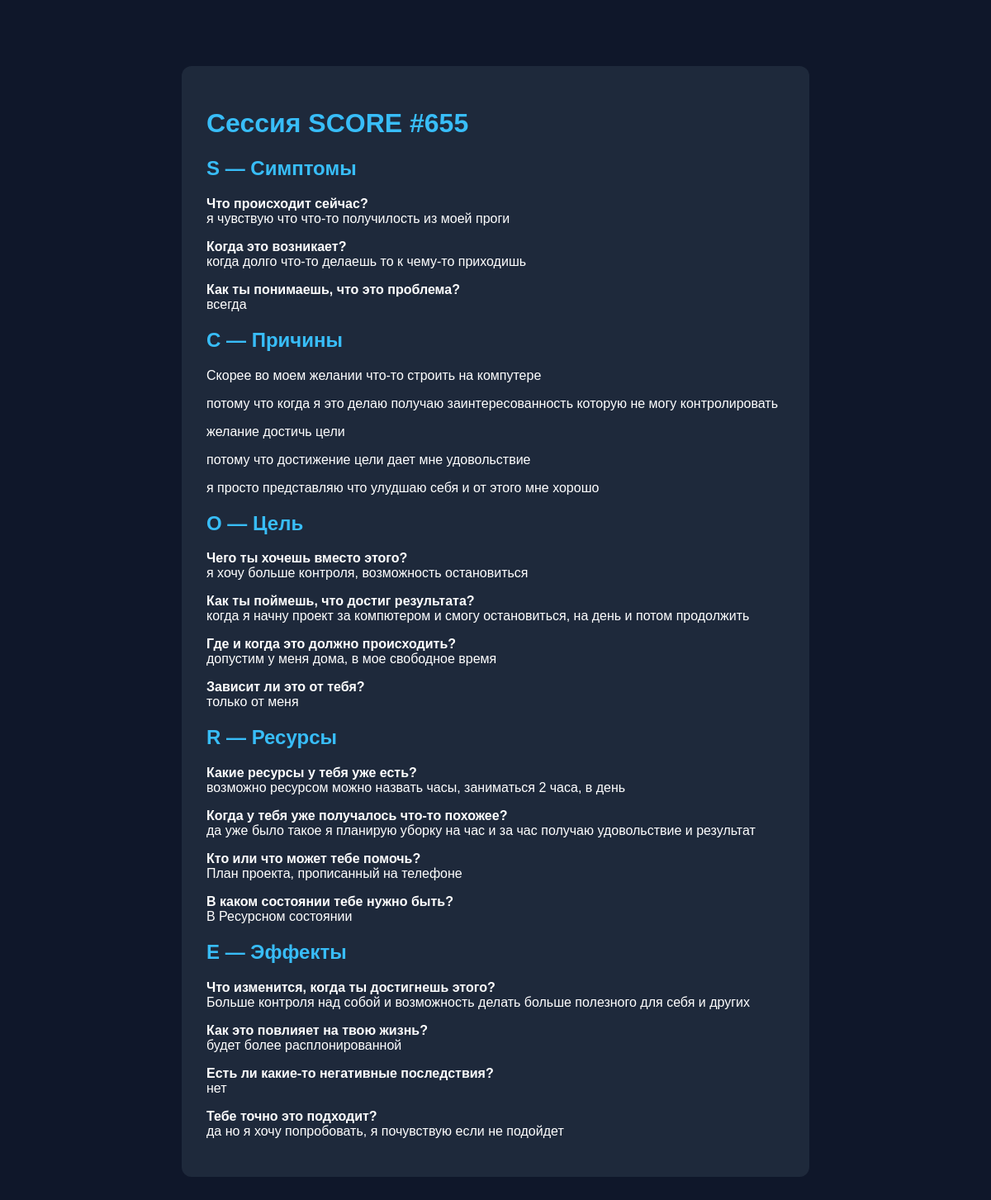
Screenshot of /report/655/ with the database file from the repository.
### core/models.py (models this page shows, shortened)
class Session(models.Model):
    created_at = models.DateTimeField(auto_now_add=True)

class Answer(models.Model):
    session = models.ForeignKey(Session, on_delete=models.CASCADE)
    step = models.CharField(max_length=1)  # S, C, O, R, E
    question = models.TextField()
    answer = models.TextField()
    order = models.IntegerField(default=0)

### core/views.py (the view)
# urls.py: path('report/<int:session_id>/', views.report),
def report(request, session_id):
    session = Session.objects.get(id=session_id)
    answers = Answer.objects.filter(session=session).order_by("step", "order")
    data = defaultdict(list)
    for ans in answers:
        data[ans.step].append(ans)
    return render(request, "core/report.html", {
        "data": data,
        "session": session
    })

### core/templates/core/report.html
{% load static %}
<link rel="stylesheet" href="{% static 'core/style.css' %}">
<div class="container">
    <h1>Сессия SCORE #{{ session.id }}</h1>
    <h2>S — Симптомы</h2>
    {% for a in data.S %}
        <p><b>{{ a.question }}</b><br>{{ a.answer }}</p>
    {% endfor %}
    <h2>C — Причины</h2>
    {% for a in data.C %}
        <p>{{ a.answer }}</p>
    {% endfor %}
    <h2>O — Цель</h2>
    {% for a in data.O %}
        <p><b>{{ a.question }}</b><br>{{ a.answer }}</p>
    {% endfor %}
    <h2>R — Ресурсы</h2>
    {% for a in data.R %}
        <p><b>{{ a.question }}</b><br>{{ a.answer }}</p>
    {% endfor %}
    <h2>E — Эффекты</h2>
    {% for a in data.E %}
        <p><b>{{ a.question }}</b><br>{{ a.answer }}</p>
    {% endfor %}
</div>

### core/static/core/style.css (style rules this page uses)
.container { max-width: 700px; margin: 80px auto; padding: 30px; background: #1e293b; border-radius: 12px; }
h1, h2 { color: #38bdf8; }

### rows the page displays
Session: id "655"
Answer: question "Что происходит сейчас?", answer "я чувствую что что-то получилость из моей проги"
Answer: question "Когда это возникает?", answer "когда долго что-то делаешь то к чему-то приходишь"
Answer: question "Как ты понимаешь, что это проблема?", answer "всегда"
Answer: answer "Скорее во моем желании что-то строить на компутере"
Answer: answer "потому что когда я это делаю получаю заинтересованность которую не могу контролировать"
Answer: answer "желание достичь цели"
Answer: answer "потому что достижение цели дает мне удовольствие"
Answer: answer "я просто представляю что улудшаю себя и от этого мне хорошо"
Answer: question "Чего ты хочешь вместо этого?", answer "я хочу больше контроля, возможность остановиться"
Answer: question "Как ты поймешь, что достиг результата?", answer "когда я начну проект за компютером и смогу остановиться, на день и потом продолжить"
Answer: question "Где и когда это должно происходить?", answer "допустим у меня дома, в мое свободное время"
Answer: question "Зависит ли это от тебя?", answer "только от меня"
Answer: question "Какие ресурсы у тебя уже есть?", answer "возможно ресурсом можно назвать часы, заниматься 2 часа, в день"
Answer: question "Когда у тебя уже получалось что-то похожее?", answer "да уже было такое я планирую уборку на час и за час получаю удовольствие и результат"
Answer: question "Кто или что может тебе помочь?", answer "План проекта, прописанный на телефоне"
Answer: question "В каком состоянии тебе нужно быть?", answer "В Ресурсном состоянии"
Answer: question "Что изменится, когда ты достигнешь этого?", answer "Больше контроля над собой и возможность делать больше полезного для себя и других"
Answer: question "Как это повлияет на твою жизнь?", answer "будет более расплонированной"
Answer: question "Есть ли какие-то негативные последствия?", answer "нет"
Answer: question "Тебе точно это подходит?", answer "да но я хочу попробовать, я почувствую если не подойдет"
